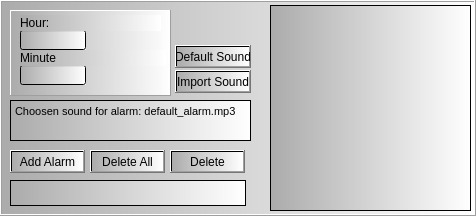
   <widget class="QFrame" name="frame_9">
    <property name="geometry">
     <rect>
      <x>370</x>
      <y>405</y>
      <width>476</width>
      <height>216</height>
     </rect>
    </property>
    <property name="styleSheet">
     <string notr="true">background-color: qlineargradient(spread:pad, x1:0, y1:0, x2:1, y2:0, stop:0 rgba(171, 171, 171, 255), stop:1 rgba(255, 255, 255, 255));</string>
    </property>
    <property name="frameShape">
     <enum>QFrame::Box</enum>
    </property>
    <property name="frameShadow">
     <enum>QFrame::Raised</enum>
    </property>
    <widget class="QPushButton" name="pushButton_38">
     <property name="geometry">
      <rect>
       <x>10</x>
       <y>150</y>
       <width>75</width>
       <height>23</height>
      </rect>
     </property>
     <property name="text">
      <string>Add Alarm</string>
     </property>
    </widget>
    <widget class="QListWidget" name="listWidget_4">
     <property name="geometry">
      <rect>
       <x>270</x>
       <y>5</y>
       <width>201</width>
       <height>206</height>
      </rect>
     </property>
    </widget>
    <widget class="QPushButton" name="pushButton_39">
     <property name="geometry">
      <rect>
       <x>175</x>
       <y>70</y>
       <width>76</width>
       <height>23</height>
      </rect>
     </property>
     <property name="text">
      <string>Import Sound</string>
     </property>
    </widget>
    <widget class="QTextBrowser" name="textBrowser_7">
     <property name="geometry">
      <rect>
       <x>10</x>
       <y>180</y>
       <width>236</width>
       <height>26</height>
      </rect>
     </property>
    </widget>
    <widget class="QFrame" name="frame_11">
     <property name="geometry">
      <rect>
       <x>10</x>
       <y>10</y>
       <width>161</width>
       <height>86</height>
      </rect>
     </property>
     <property name="frameShape">
      <enum>QFrame::Panel</enum>
     </property>
     <property name="frameShadow">
      <enum>QFrame::Raised</enum>
     </property>
     <widget class="QLineEdit" name="lineEdit_2">
      <property name="geometry">
       <rect>
        <x>10</x>
        <y>20</y>
        <width>66</width>
        <height>20</height>
       </rect>
      </property>
     </widget>
     <widget class="QLineEdit" name="lineEdit_3">
      <property name="geometry">
       <rect>
        <x>10</x>
        <y>55</y>
        <width>66</width>
        <height>20</height>
       </rect>
      </property>
     </widget>
     <widget class="QLabel" name="label_15">
      <property name="geometry">
       <rect>
        <x>10</x>
        <y>5</y>
        <width>141</width>
        <height>16</height>
       </rect>
      </property>
      <property name="text">
       <string>Hour:</string>
      </property>
     </widget>
     <widget class="QLabel" name="label_16">
      <property name="geometry">
       <rect>
        <x>10</x>
        <y>40</y>
        <width>146</width>
        <height>16</height>
       </rect>
      </property>
      <property name="text">
       <string>Minute</string>
      </property>
     </widget>
    </widget>
    <widget class="QTextBrowser" name="textBrowser_8">
     <property name="geometry">
      <rect>
       <x>10</x>
       <y>100</y>
       <width>241</width>
       <height>41</height>
      </rect>
     </property>
     <property name="html">
      <string>&lt;!DOCTYPE HTML PUBLIC &quot;-//W3C//DTD HTML 4.0//EN&quot; &quot;http://www.w3.org/TR/REC-html40/strict.dtd&quot;&gt;
&lt;html&gt;&lt;head&gt;&lt;meta name=&quot;qrichtext&quot; content=&quot;1&quot; /&gt;&lt;style type=&quot;text/css&quot;&gt;
p, li { white-space: pre-wrap; }
&lt;/style&gt;&lt;/head&gt;&lt;body style=&quot; font-family:'MS Shell Dlg 2'; font-size:8.25pt; font-weight:400; font-style:normal;&quot;&gt;
&lt;p style=&quot; margin-top:0px; margin-bottom:0px; margin-left:0px; margin-right:0px; -qt-block-indent:0; text-indent:0px;&quot;&gt;Choosen sound for alarm: default_alarm.mp3&lt;/p&gt;&lt;/body&gt;&lt;/html&gt;</string>
     </property>
    </widget>
    <widget class="QPushButton" name="pushButton_63">
     <property name="geometry">
      <rect>
       <x>90</x>
       <y>150</y>
       <width>75</width>
       <height>23</height>
      </rect>
     </property>
     <property name="text">
      <string>Delete All</string>
     </property>
    </widget>
    <widget class="QPushButton" name="pushButton_64">
     <property name="geometry">
      <rect>
       <x>170</x>
       <y>150</y>
       <width>75</width>
       <height>23</height>
      </rect>
     </property>
     <property name="text">
      <string>Delete</string>
     </property>
    </widget>
    <widget class="QPushButton" name="pushButton_65">
     <property name="geometry">
      <rect>
       <x>175</x>
       <y>45</y>
       <width>76</width>
       <height>23</height>
      </rect>
     </property>
     <property name="text">
      <string>Default Sound</string>
     </property>
    </widget>
   </widget>
